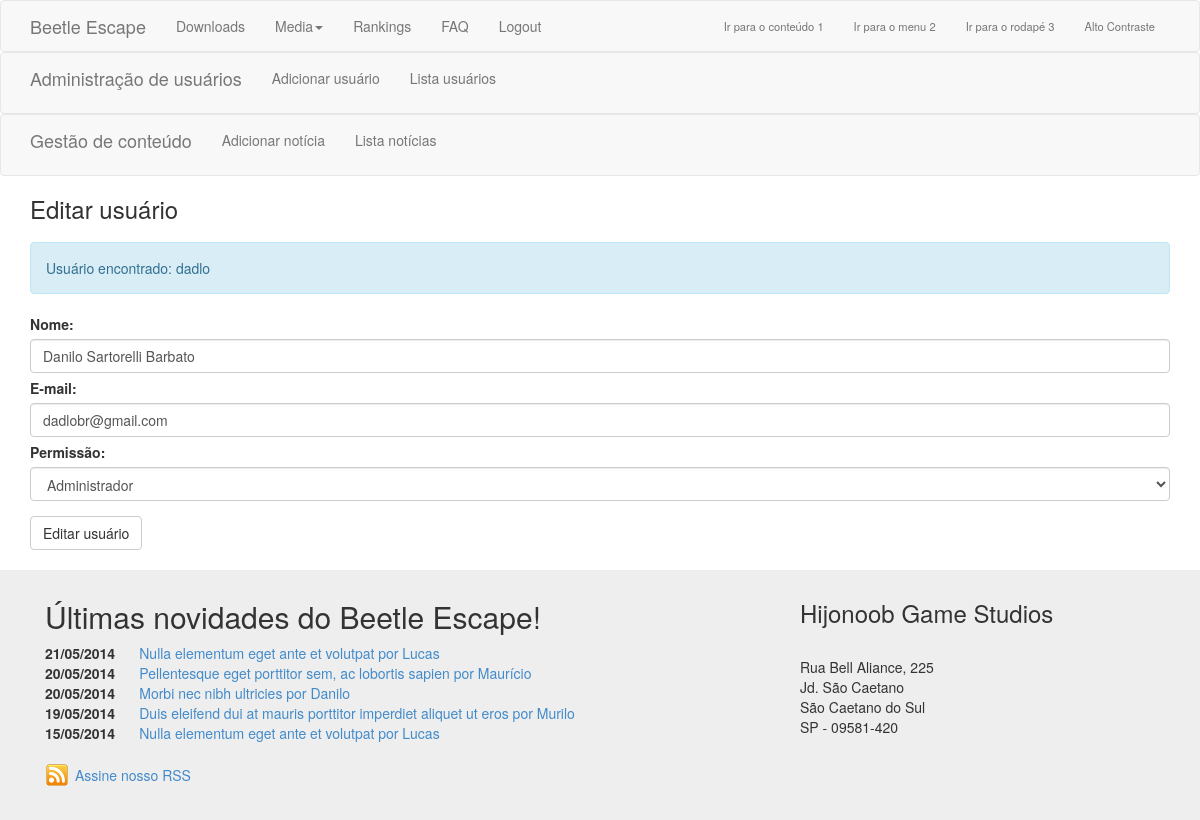
The page /editausuario.php?user=dadlo (signed in) on the database its author committed.
### tables this page shows
CREATE TABLE `usuarios` (
  `usuario` varchar(200) NOT NULL,
  `nome` varchar(200) NOT NULL,
  `email` varchar(200) NOT NULL,
  `senha` varchar(200) NOT NULL,
  `permissao` int(11) NOT NULL,
  PRIMARY KEY (`usuario`),
  UNIQUE KEY `usuario` (`usuario`)
);

CREATE TABLE `noticias` (
  `id` int(200) NOT NULL AUTO_INCREMENT,
  `titulo` varchar(200) NOT NULL,
  `descricao` varchar(600) NOT NULL,
  `autor` varchar(100) NOT NULL,
  `data` varchar(100) NOT NULL,
  `texto` varchar(5000) NOT NULL,
  PRIMARY KEY (`id`),
  UNIQUE KEY `id` (`id`)
);

### editausuario.php (the view, shortened to what this page needs)
<?php
	include 'templates/header.php';
	include 'templates/checaadmin.php';
?>
			<h3> Editar usuário </h3>
			<?php
				include 'restrito/conexao.php';
				$usuario = htmlspecialchars($_GET["user"]);
				if($usuario){
					if ($sql = $conexao->prepare("SELECT nome, email, permissao FROM usuarios WHERE usuario = ?")) {
						$sql->bind_param('s', $usuario);
						$sql->execute();
						$sql->bind_result($nome, $email, $permissao);
						if ($nome == ''){
							echo "<div class='alert alert-warning'> Usuário não encontrado </div>";
						} else {
							echo "<div class='alert alert-info'> Usuário encontrado: ". $usuario . "</div>";
						}
					}
				}
			?>
			<form action="" method="POST" id="editausuario">
				<label> Nome: </label>
					<input type="text" placeholder="nome completo" class="form-control" name="nome" value=<?php echo "'". $nome . "'"; autofocus ?>/>
				<label> E-mail: </label>
				<input type="text" placeholder="e-mail" class="form-control" name="email" value=<?php echo "'". $email . "'"; ?>/>
				<label> Permissão: </label>
					<select class="form-control" name="permissao">
					  <option value="3" <?php if($permissao==3){ echo 'selected'; }  ?>>Administrador</option>
					</select>
				<input type="submit" name="editar" value="Editar usuário" class="btn btn-default" />
			</form>
		</div>
<?php include 'templates/footer.php' ?>

### templates/footer.php (shortened to what this page needs)
      <div class="jumbotron footer" id="arodape">
          <div class="container">
              <div class="col-md-8" id="mailing-form" >
                <h2>Últimas novidades do Beetle Escape!</h2>
                <div class="listanoticia">
                  <dl class="dl-horizontal">
                    <?php
                      include 'restrito/conexao.php';
                      $resultado = $conexao->query("SELECT titulo, autor, data, id FROM noticias ORDER BY data DESC LIMIT 5");
                      while ($linha = $resultado->fetch_assoc()){
                        echo '<dt>' . $linha['data'] . '</dt>';
                        echo '<dd> <a href="noticia.php?id=' . $linha['id'] . '">' . $linha['titulo'] .' por '. $linha['autor'] .' </a></dd>';
                      }
                    ?>
                  </dl>
                </div>
                <h5><a class="rss_icon" href="rss.php">Assine nosso RSS</a></h5>
              </div>
              <div class="col-md-4">
                  <h3>Hijonoob Game Studios</h3><br>
                  Rua Bell Aliance, 225<br>
                  Jd. São Caetano<br>
                  São Caetano do Sul<br>
                  SP - 09581-420
              </div>
          </div>
      </div>
  </body>
</html>

### css/main.css (style rules this page uses)
#mailing-form { padding-left: 0; }
* { margin: 0; }
html, body { height: 100%; }
.footer, .push { height: 250px; }
.footer { padding-top: 10px; margin-top: 20px; margin-bottom: 0; background-color: #eee; }
input { margin-bottom: 5px; }
.dl-horizontal dt { text-align: left; width: 13%; }
.dl-horizontal dd { margin-left: 0; }
.alert { margin-top: 20px; }
.btn { margin-top: 15px; }
.rss_icon { display: block; background: transparent url("../images/rss_24.png") no-repeat; margin: 0; padding-left: 30px; padding-top: 5px; height: 24px; }

### rows shown on the page
usuarios: nome "Danilo Sartorelli Barbato", email "dadlobr@gmail.com", permissao "Administrador"
noticias: data "21/05/2014", titulo "Nulla elementum eget ante et volutpat", autor "Lucas"
noticias: data "20/05/2014", titulo "Pellentesque eget porttitor sem, ac lobortis sapien", autor "Maurício"
noticias: data "20/05/2014", titulo "Morbi nec nibh ultricies", autor "Danilo"
noticias: data "19/05/2014", titulo "Duis eleifend dui at mauris porttitor imperdiet aliquet ut eros", autor "Murilo"
noticias: data "15/05/2014", titulo "Nulla elementum eget ante et volutpat", autor "Lucas"

### other values the page prints
$usuario "dadlo"
